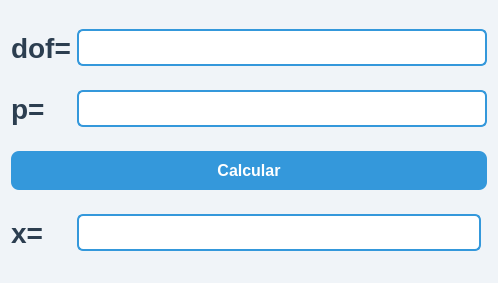
<?xml version="1.0" encoding="UTF-8"?>
<ui version="4.0">
 <class>Dialog</class>
 <widget class="QDialog" name="Dialog">
  <property name="geometry">
   <rect>
    <x>0</x>
    <y>0</y>
    <width>498</width>
    <height>283</height>
   </rect>
  </property>
  <property name="windowTitle">
   <string>Dialog</string>
  </property>
  <property name="styleSheet">
   <string notr="true">QDialog {
    background-color: #f0f4f8; /* Fondo gris-azulado claro */
    border-radius: 10px;
}

QLabel {
    color: #2c3e50; /* Azul oscuro elegante */
    font-family: &quot;Segoe UI&quot;, &quot;Arial Black&quot;;
    font-size: 21pt;
    font-weight: bold;
}
QLabel#label_resultado {
    color: #2c3e50; /* Azul oscuro elegante */
    font-family: &quot;Segoe UI&quot;, &quot;Arial Black&quot;;
    font-size: 64pt;
    font-weight: bold;
}

QLineEdit {
    background-color: #ffffff;
    border: 2px solid #3498db; /* Azul vibrante */
    border-radius: 6px;
    padding: 6px;
    font-size: 12pt;
    color: #2c3e50;
}

QLineEdit:focus {
    border: 2px solid #1abc9c; /* Verde turquesa al enfocar */
    background-color: #ecf9f6;
}

QPushButton {
    background-color: #3498db; /* Azul principal */
    color: #ffffff;
    border: none;
    border-radius: 8px;
    padding: 10px 18px;
    font-size: 12pt;
    font-weight: bold;
}

QPushButton:hover {
    background-color: #2980b9; /* Azul más intenso */
}

QPushButton:pressed {
    background-color: #1f5a85; /* Azul profundo al presionar */
}

</string>
  </property>
  <layout class="QGridLayout" name="gridLayout">
   <item row="1" column="0">
    <widget class="QLabel" name="label_2">
     <property name="text">
      <string>dof=</string>
     </property>
    </widget>
   </item>
   <item row="3" column="0" colspan="3">
    <widget class="QPushButton" name="boton_sumar">
     <property name="text">
      <string>Calcular</string>
     </property>
    </widget>
   </item>
   <item row="4" column="0">
    <widget class="QLabel" name="label">
     <property name="text">
      <string>x=</string>
     </property>
    </widget>
   </item>
   <item row="2" column="0">
    <widget class="QLabel" name="label_3">
     <property name="text">
      <string>p=</string>
     </property>
    </widget>
   </item>
   <item row="4" column="1">
    <widget class="QLineEdit" name="edit_numero1_3"/>
   </item>
   <item row="2" column="1" colspan="2">
    <widget class="QLineEdit" name="edit_numero1_2"/>
   </item>
   <item row="1" column="1" colspan="2">
    <widget class="QLineEdit" name="edit_numero1"/>
   </item>
  </layout>
 </widget>
 <resources/>
 <connections/>
</ui>
